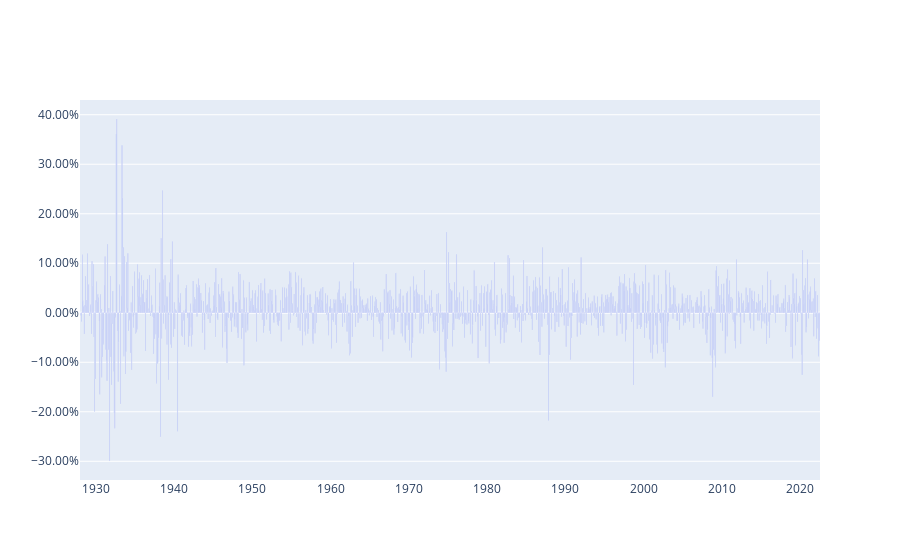

Here is the notebook cell this chart was saved with:
### Code cell
monthlyChangeFig = go.Figure()

monthly_change = df.set_index('timestamp').resample('M').last().pct_change()['close']

monthlyChangeFig.add_trace(go.Bar(
    x = df.set_index('timestamp').resample('M').last().index,
    y = monthly_change,
    text = [f"{m:0.2%}" for m in monthly_change],
    textposition = 'outside'
))

monthlyChangeFig.update_layout(yaxis=dict(tickformat=".2%"))

monthlyChangeFig.show()

### Figure 1 — Plotly figure (JSON) as saved in the notebook; plotly's stock layout.template omitted (floating-point values rounded to 4 significant figures; data arrays with more than 128 entries replaced by an {"elided": "..."} marker saying what was removed)
{"data": [{"text": {"elided": "1135 str values"}, "textposition": "outside", "type": "bar", "x": {"elided": "1135 str values"}, "y": {"elided": "1135 float values"}}], "layout": {"yaxis": {"tickformat": ".2%"}}}
